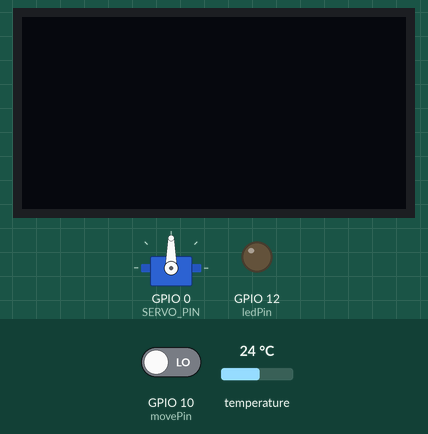
Simulated run of this sketch. Board: ESP8266 (NodeMCU). Parts: 128×64 one-colour display, servo, output pins drawn as LEDs (lit = HIGH). The inputs (shaded band) are chosen by the test bench; at power-on: temperature 24 °C, GPIO 10 (movePin) LOW. WiFi joins after 1.5 s; servers stay silent unless stated; random numbers use the default seed unless the sketch sets one; no MQTT or app messages arrive unless stated; what the sketch prints to the serial monitor is not drawn.

Above: at 2.7 s.
2.8 s: temperature set to 12 °C
At 11.9 s:
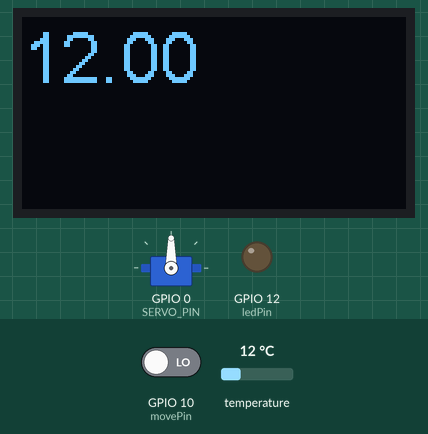
12.4 s: temperature set to 19 °C
At 21.9 s:
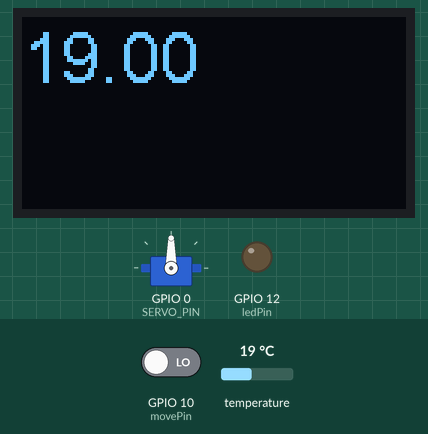
23.9 s: temperature set to 28 °C
At 31.9 s:
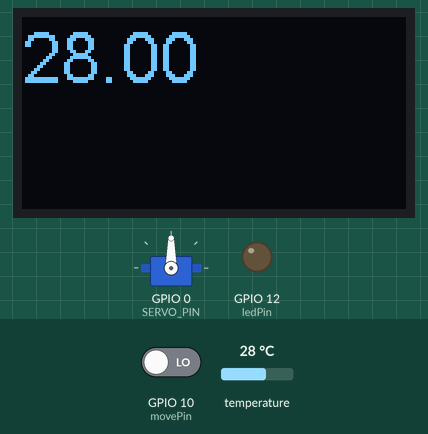
Timing chart, 0 to 33.4 s (numbered marks = the images above; inputs shaded):
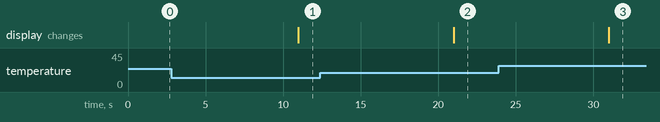

Measured:
- after the input at 12.4 s, the display: changes after 8.6 s (image 2)
- after the input at 23.9 s, the display: changes after 7.1 s (image 3)

The sketch:

exam3.ino
```cpp
#include <ESP8266WiFi.h>
#include <ESP8266WebServer.h>
#include <WiFiManager.h>
#include <ArduinoJson.h>
#include <PubSubClient.h>
#include <DHT.h>
#include <Servo.h>
#include <DallasTemperature.h>
#include <Wire.h>
#include <BH1750.h>

#include "SH1106.h"
SH1106  display(0x3c, 4, 5);

OneWire ds(2);
DallasTemperature DS18B20(&ds);

BH1750 lightMeter;
const char* default_mqtt_server = "10.0.0.210";
const char* default_mqtt_port = "1883";

char mqtt_server[255];
char mqtt_port[6];

const char* topic_pub="bkcloud/data";
const char* topic_sub="";
const char* topic_new="bkcloud/newDevice";
const char* macAdd="";
unsigned long previousMillis1 = 0;
unsigned long previousMillis2 = 0;
unsigned long previousMillis3 = 0;

const long intervalSendData = 5000;
long intervalsendMove = 4000;
const long intervalDisplayData = 10000;
uint16_t light;
boolean isRegister=false;
boolean flagMove=true;
WiFiClient espClient;

PubSubClient client(espClient);

char dataMessage[500];
int movePin = 10;   //using digital pin10 as input
int ledPin = 12;

#define SERVO_PIN 0
Servo myservo1;


bool Pin_Status = LOW;
bool PIR_State = LOW; //LOW = no motion, HIGH = motion

void callback(char* topic, byte* payload, unsigned int length) {
  // handle message arrived
  Serial.println(topic_sub);
  Serial.println(topic_sub);
  Serial.println("Message coming");

  if(strcmp(topic,topic_sub)==0){

      payload[length] = '\0';
      char payload_string[200];
      strncpy(payload_string, (char*)payload,sizeof(payload_string));
      Serial.println(payload_string);
      StaticJsonBuffer<200> jsonBuffer;

      JsonObject& root = jsonBuffer.parseObject(payload_string);
      Serial.println(payload_string);
      const char* type = root["type"];

      const char* action = root["action"];

      if(strcmp(type,"register")==0){
        Serial.println("Register");
        const char* status1 = root["status"];
        if(strcmp(status1,"OK")==0){
          isRegister=true;
          Serial.println("Register Success");
        }
      }

      if(strcmp(type,"servoAction")==0){
        Serial.println(type);
        if(strcmp(action,"ON")==0){
          Serial.println(action);
          servoRun();

        }
      }

      if(strcmp(type,"ledAction")==0){
        Serial.println("led");
        Serial.println(action);
        if(strcmp(action,"ON")==0){
          digitalWrite(ledPin,HIGH);
        }else{
          digitalWrite(ledPin,LOW);
        }
      }
  }
}

void reconnect() {
  while (!client.connected()) {
    Serial.print("Attempting MQTT connection...");
    String clientId = "ESP8266Client-";
    clientId += String(random(0xffff), HEX);
    // Attempt to connect
    if (client.connect(clientId.c_str())) {
      Serial.println("connected");
      char* message = "Retained";
      int length = strlen(message);
      boolean retained = true;
      client.publish(topic_pub,"1");
      Serial.println(WiFi.macAddress());
//      String mac=WiFi.macAddress();
//      String topic_sub_string="bkcloud/"+mac+"/action";
//      topic_sub=topic_sub_string.c_str();
      client.subscribe(topic_sub);intervalsendMove=3000;
      Serial.println(topic_sub);
    } else {
      Serial.print("failed, rc=");
      Serial.print(client.state());
      Serial.println(" try again in 5 seconds");
      delay(5000);
    }
  }
}

void servoRun(){
  Serial.println("runServo");
  int pos=0;
  for ( pos = 90; pos <= 180; pos += 5) {
    myservo1.write(pos);uint32_t unixxtime;
    myservo1.write(0);
    delay(100);
  }
  for ( pos = 180; pos >= 90; pos -= 5) {
    myservo1.write(pos);
    delay(100);
  }
//   myservo1.write(90);
}

void setup() {
    Serial.begin(115200);
    display.init();
    display.flipScreenVertically();
    display.setFont(ArialMT_Plain_24);
    DS18B20.begin();
    pinMode(2, INPUT_PULLUP);
    WiFiManager wifiManager;
    WiFiManagerParameter custom_mqtt_server("server", "mqtt server", default_mqtt_server, 40);
    WiFiManagerParameter custom_mqtt_port("port", "mqtt port", default_mqtt_port, 6);
    wifiManager.addParameter(&custom_mqtt_server);
    wifiManager.addParameter(&custom_mqtt_port);

    pinMode(movePin, INPUT);  //input declaration
    pinMode(ledPin, OUTPUT);
    myservo1.attach(SERVO_PIN);
    wifiManager.resetSettings();//  xóa cmt
    if (!wifiManager.autoConnect("THAO_ESP")) {
      Serial.println("failed to connect, we should reset as see if it connects");
      delay(3000);
      ESP.reset();
      delay(5000);
    }
    lightMeter.begin();

    Serial.println("connected...yeey :)");
    strcpy(mqtt_server, custom_mqtt_server.getValue());
    strcpy(mqtt_port, custom_mqtt_port.getValue());
    Serial.println(mqtt_server);
    Serial.println(mqtt_port);

      Serial.println(topic_sub);
    client.setServer(mqtt_server, atoi(mqtt_port));
//    client.setServer(default_mqtt_server, 1883);
    client.setCallback(callback);intervalsendMove=3000;
}


void loop() {
  String mac=WiFi.macAddress();
  String topic_sub_string="bkcloud/"+mac+"/action";
  topic_sub=topic_sub_string.c_str();
   if (!client.connected()) {
      reconnect();
    }

  client.loop();
  unsigned long currentMillis = millis();
  if (currentMillis - previousMillis1 >= intervalSendData) {
    previousMillis1 = currentMillis;
    if(isRegister==true){
      sendData();
    }

  }
  if (currentMillis - previousMillis2 >= intervalDisplayData) {
    previousMillis2 = currentMillis;
    if(isRegister==false){
      Serial.println("sendRegister");
      sendRegister();
    }
    displayData();

  }
  int isMove = digitalRead(movePin);


    if(isMove==1 && isRegister==true && flagMove==true){
      sendMove();
      flagMove=false;

    }
    if (currentMillis - previousMillis3 >= intervalsendMove) {
        previousMillis3 = currentMillis;
        flagMove=true;
      }

}

void sendRegister(){
  StaticJsonBuffer<300> jsonBuffer;
  JsonObject& root = jsonBuffer.createObject();
  root["macAddr"] = WiFi.macAddress();
  root["type"] = "ESP8266";

  JsonArray& sensors = root.createNestedArray("sensors");

  StaticJsonBuffer<100> jsonBuffer1;
  JsonObject& temperature = jsonBuffer1.createObject();
  temperature["name"] = "DHT11-t";
  temperature["unit"] = "C";

  StaticJsonBuffer<100> jsonBuffer2;
  JsonObject& chuyendong = jsonBuffer2.createObject();
  chuyendong["name"] = "HC-SR501";
  chuyendong["unit"] = "";

  StaticJsonBuffer<100> jsonBuffer3;
  JsonObject& light = jsonBuffer2.createObject();
  light["name"] = "BH1750";
  light["unit"] = "Lux";

  sensors.add(temperature);
  sensors.add(chuyendong);
  sensors.add(light);

  char newMessage[200];
  root.printTo(newMessage, sizeof(newMessage));// Chuyen tu json sang String de pub
  Serial.println(newMessage);
  client.publish(topic_new,newMessage);
}

void displayData(){
    display.clear();
    float temperature = getTemperature();
    display.drawString(0, 0, (String)temperature);
    display.display();
}

void sendMove(){
  Serial.println("sendMove");
  StaticJsonBuffer<200> jsonBuffer;
  JsonObject& root = jsonBuffer.createObject();
  root["macAddr"] = WiFi.macAddress();
  root["type"] = "motion";
  char dataMessage[200];
  root.printTo(dataMessage, sizeof(dataMessage));// Chuyen tu json sang String de pub
  client.publish(topic_pub,dataMessage);
}

void sendData(){
  StaticJsonBuffer<500> jsonBuffer;
  JsonObject& root = jsonBuffer.createObject();
  root["macAddr"] = WiFi.macAddress();
  root["type"] = "data";
  JsonArray& sensorsData = root.createNestedArray("sensorsData");

  StaticJsonBuffer<100> jsonBuffer1;
  JsonObject& temperature = jsonBuffer1.createObject();
  temperature["name"] = "DHT11-t";
  if(isnan(getTemperature())){
    temperature["value"]="nan";
  }else{
    temperature["value"] = getTemperature();
  }
//  temperature["value"] = random(200, 500) / 10.0;
  temperature["unit"] = "C";


  StaticJsonBuffer<100> jsonBuffer3;
  JsonObject& light = jsonBuffer3.createObject();
  light["name"] = "BH1750";
  light["value"] = random(200, 5000) / 10.0;

  light["unit"] = "Lux";

  sensorsData.add(temperature);
  sensorsData.add(light);

  char dataMessage[300];
  root.printTo(dataMessage, sizeof(dataMessage));// Chuyen tu json sang String de pub
  client.publish(topic_pub,dataMessage);
}

float getLight(){
  return lightMeter.readLightLevel() ;
}


//Hàm đọc nhiệt độ  ds18b20
float getTemperature(){
  float temperature;
  do{
    DS18B20.requestTemperatures();
    temperature = DS18B20.getTempCByIndex(0);
    delay(200);
    return temperature;
  }while(temperature == 85.0);
}
```
